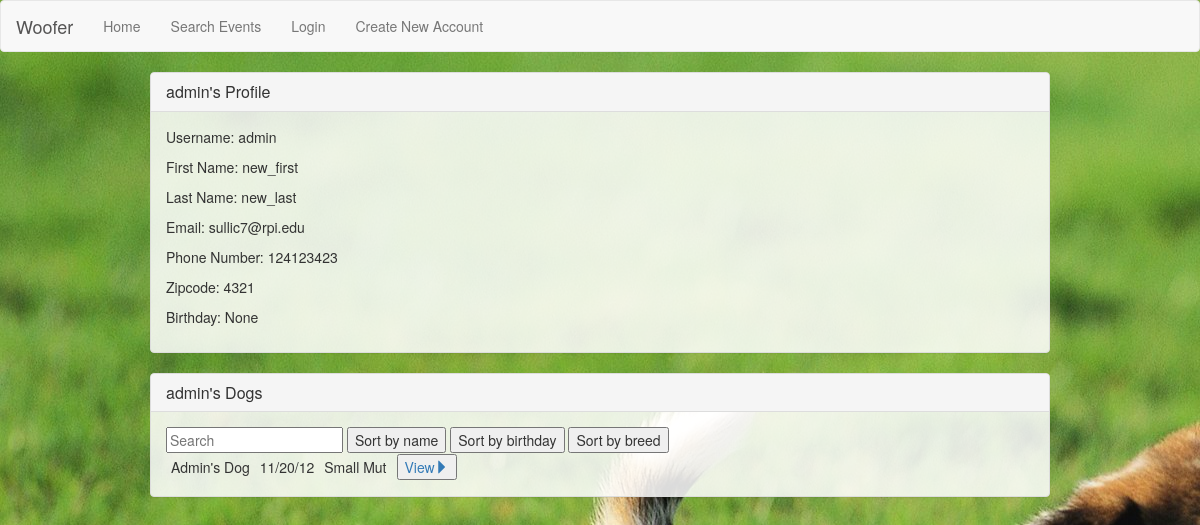
The app's page /view_user/1/ with its own data.
### woofer/models.py (models this page shows, shortened)
class Profile(models.Model):
    id = models.AutoField(primary_key=True)
    user = models.OneToOneField(User)
    phone_number = models.IntegerField(blank=True, null=True)
    zipcode = models.IntegerField(blank=True, null=True)
    birthday = models.DateField(auto_now=False, auto_now_add=False, blank=True,\
        null=True, validators=[validate_date])
    def get_formatted_birthday(self):
        if self.birthday:
            return self.birthday.strftime("%m/%d/%y")

class Dog(models.Model):
    id = models.AutoField(primary_key=True)
    name = models.CharField(max_length=100)
    owner = models.ForeignKey(User, on_delete=models.CASCADE)
    birthday = models.DateField(auto_now=False, auto_now_add=False, blank=True,
                                null=True, validators=[validate_date])
    weight = models.IntegerField(blank=True, null=True)
    breed = models.CharField(max_length=100, blank=True, null=True)
    potty_trained = models.BooleanField()
    bio = models.TextField(blank=True, null=True)
    LOW = 'LO'
    MEDIUM = 'MD'
    HIGH = 'HI'
    ACTIVITY_CHOICES = (
        (LOW, 'Not active'),
        (MEDIUM, 'Somewhat active'),
        (HIGH, 'Very active')
        )
    TEMPERAMENT_CHOICES = (
        (LOW, 'Prefers to be left alone'),
        (MEDIUM, 'Good with small groups'),
        (HIGH, 'Good with any size groups')
        )
    activity = models.CharField(max_length=2, choices=ACTIVITY_CHOICES)
    temperament_kids = models.CharField(max_length=2, choices=TEMPERAMENT_CHOICES)
    temperament_dogs = models.CharField(max_length=2, choices=TEMPERAMENT_CHOICES)
    temperament_strangers = models.CharField(max_length=2, choices=TEMPERAMENT_CHOICES)
    def get_formatted_birthday(self):
        if self.birthday:
            return self.birthday.strftime("%m/%d/%y")

### woofer/views/user_views.py (the view)
# urls.py: url(r'^view_user/(?P<userid>[0-9]+)/$', user_views.view_user, name='view-user'),
def view_user(request, userid):
    user_to_view = User.objects.get(id=userid)
    profile = Profile.objects.get(user=user_to_view)
    dogs = Dog.objects.all().filter(owner=user_to_view)
    return render(request, 'woofer/view_user.html',
                  {
                      'profile' : profile,
                      'dogs' : dogs
                  })

### woofer/templates/woofer/view_user.html (shortened to what this page needs)
{% extends 'woofer/pageframe.html' %}
{% block content %}
<div class="panel panel-default">
  <div class="panel-heading">
    <h3 class="panel-title">{{ profile.user.username }}'s Profile</h3>
  </div>
  <div class="panel-body">
    <p>Username: {{ profile.user.username }}</p>
    <p>First Name: {{ profile.user.first_name }}</p>
    <p>Last Name: {{ profile.user.last_name }}</p>
    <p>Email: {{ profile.user.email }}</p>
    <p>Phone Number: {{ profile.phone_number }}</p>
    <p>Zipcode: {{ profile.zipcode }}</p>
    <p>Birthday: {{ profile.get_formatted_birthday }}</p>
  </div>
</div>
<div class="panel panel-default">
  <div class="panel-heading">
    <h3 class="panel-title">{{ profile.user.username }}'s Dogs</h3>
  </div>
  <div class="panel-body">
      <div id="dogs">
        <input class="search" placeholder="Search" />
        <button class="sort" data-sort="name">Sort by name</button>
        <button class="sort" data-sort="birthday">Sort by birthday</button>
        <button class="sort" data-sort="breed">Sort by breed</button>
      <table>
        <tbody class="list">
          {% for dog in dogs %}
            <tr>
              <td class="name">{{ dog.name }}</td>
              <td class="birthday">{{ dog.get_formatted_birthday }}</td>
              <td class="breed">{{ dog.breed }}</td>
              <td><a href="{% url 'view-dog' dog.id %}" ><button class="">View<span class="glyphicon glyphicon-triangle-right" aria-hidden="true"></span></button></a></td>
            </tr>
          {% endfor %}
        </tbody>
      </table>
  </div>
</div>
{% endblock %}

### static/css/main.css (style rules this page uses)
body { background-image: url("../images/background.jpg"); background-color: #E1E1E1; background-attachment: fixed; }
.panel.panel-default { background-color:rgba(255, 255, 255, 0.85); }
td { padding: 1px 5px 1px 5px; }

### records on screen
Profile: user.username "admin", user.first_name "new_first", user.last_name "new_last", user.email "sullic7@rpi.edu", phone_number "124123423", zipcode "4321", get_formatted_birthday "None"
Dog: name "Admin's Dog", get_formatted_birthday "11/20/12", breed "Small Mut"
